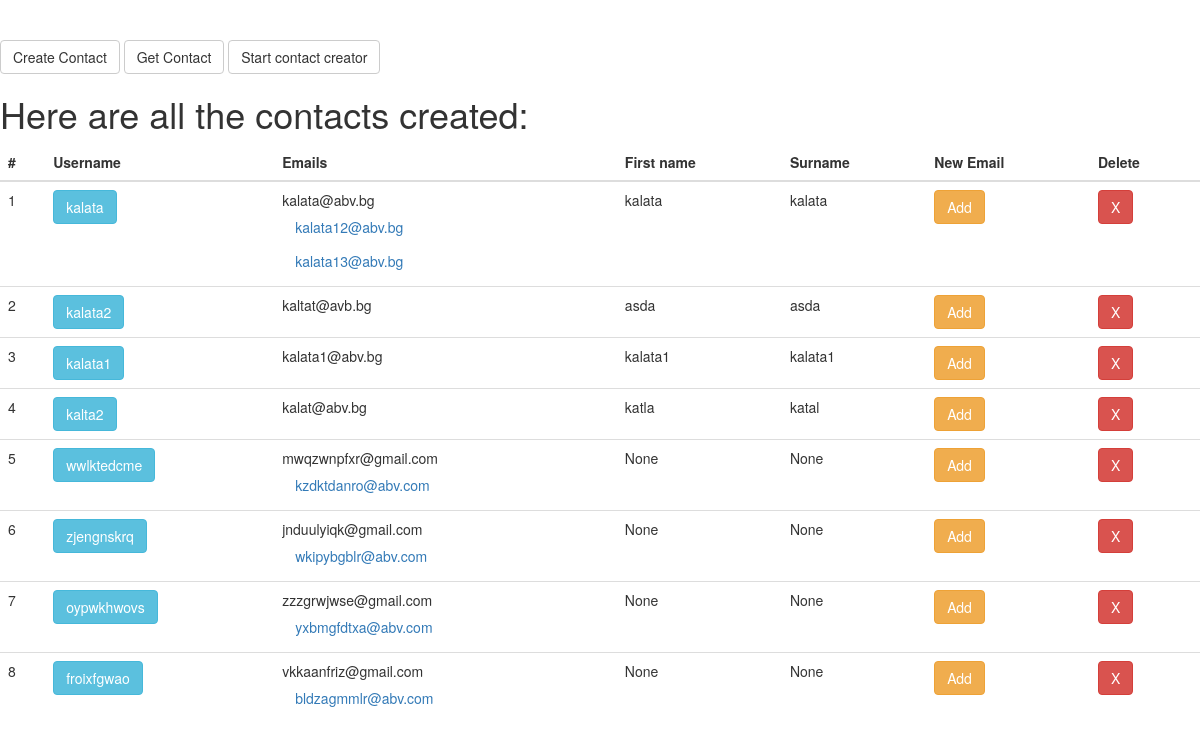
The page / on the database its author committed.
### app.py (models this page shows, shortened)
class Contact(db.Model):
    id = db.Column('Contact_id', db.Integer, primary_key=True)
    username = db.Column(db.String(80), unique=True, nullable=False)
    email = db.Column(db.String(120), unique=True, nullable=False)
    first_name = db.Column(db.String(80), unique=False, nullable=True)
    surname = db.Column(db.String(80), unique=False, nullable=True)
    emails = db.relationship('NewEmail', backref='contact', lazy=True, cascade="all,delete")
    created_at = db.Column(
        db.DateTime, unique=False, nullable=False, default=datetime.utcnow,
    )

class NewEmail(db.Model):
    id = db.Column('Email_id', db.Integer, primary_key=True)
    new_email = db.Column(db.String(120), unique=True, nullable=False)
    contact_id = db.Column(db.Integer, db.ForeignKey('contact.Contact_id'), nullable=False)

### app.py (the view)
@app.route('/')
def home():
    return render_template(
        'home.html', contacts=Contact.query.all(),
        scheduler_status=scheduler.state,
    )

### templates/home.html
{% extends "bootstrap/base.html" %}
{% block content %}
    <br><br>
    <a href="{{ url_for('create_contact') }}" class="btn btn-default">Create Contact</a>
    <a href="{{ url_for('get_email') }}" class="btn btn-default">Get Contact</a>
    <a href="{{ url_for('start_scheduler') }}" class="btn btn-default">
        {% if not scheduler_status %}Start contact creator{% else %}Stop contact creator{% endif %}
    </a>
    <h1>Here are all the contacts created:</h1>
    <table class="table">
        <thead>
        <tr>
            <th scope="col">#</th>
            <th scope="col">Username</th>
            <th scope="col">Emails</th>
            <th scope="col">First name</th>
            <th scope="col">Surname</th>
            <th>New Email</th>
            <th>Delete</th>
        </tr>
        </thead>
        <tbody>
        {% for contact in contacts %}
            <tr>
                <td>{{ contact.id }}</td>
                <td><a href="{{ url_for('update_contact', contact_id=contact.id) }}" class="btn btn-info">{{ contact.username }}</a></td>
                <td>
                    {{ contact.email }}<br>
                    {% for each_email in contact.emails %}
                        <a href="{{ url_for('select_email', email_id=each_email.id) }}" class="btn btn-link">
                            {{ each_email.new_email }}
                        </a><br>
                    {% endfor %}
                </td>
                <td>{{ contact.first_name }}</td>
                <td>{{ contact.surname }}</td>
                <td><a href="{{ url_for('add_email', contact_id=contact.id) }}" class="btn btn-warning">Add</a></td>
                <td><a href="{{ url_for('delete', contact_id=contact.id) }}" class="btn btn-danger">X</a></td>
            </tr>
        {% endfor %}
        </tbody>
    </table>
{% endblock %}

### rows shown on the page
Contact: id "1", username "kalata", email "kalata@abv.bg", first_name "kalata", surname "kalata"
NewEmail: new_email "kalata12@abv.bg"
NewEmail: new_email "kalata13@abv.bg"
Contact: id "2", username "kalata2", email "kaltat@avb.bg", first_name "asda", surname "asda"
Contact: id "3", username "kalata1", email "kalata1@abv.bg", first_name "kalata1", surname "kalata1"
Contact: id "4", username "kalta2", email "kalat@abv.bg", first_name "katla", surname "katal"
Contact: id "5", username "wwlktedcme", email "mwqzwnpfxr@gmail.com", first_name "None", surname "None"
NewEmail: new_email "kzdktdanro@abv.com"
Contact: id "6", username "zjengnskrq", email "jnduulyiqk@gmail.com", first_name "None", surname "None"
NewEmail: new_email "wkipybgblr@abv.com"
Contact: id "7", username "oypwkhwovs", email "zzzgrwjwse@gmail.com", first_name "None", surname "None"
NewEmail: new_email "yxbmgfdtxa@abv.com"
Contact: id "8", username "froixfgwao", email "vkkaanfriz@gmail.com", first_name "None", surname "None"
NewEmail: new_email "bldzagmmlr@abv.com"
